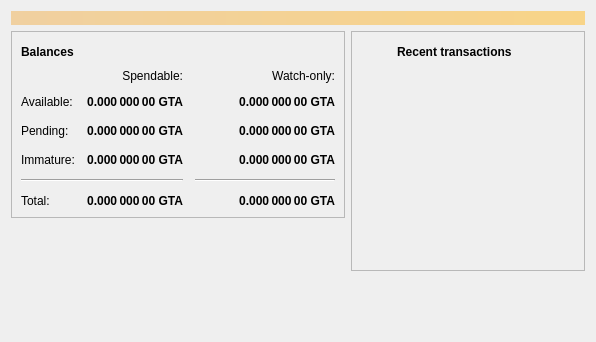
<?xml version="1.0" encoding="UTF-8"?>
<ui version="4.0">
 <class>OverviewPage</class>
 <widget class="QWidget" name="OverviewPage">
  <property name="geometry">
   <rect>
    <x>0</x>
    <y>0</y>
    <width>596</width>
    <height>342</height>
   </rect>
  </property>
  <property name="windowTitle">
   <string>Form</string>
  </property>
  <layout class="QVBoxLayout" name="topLayout">
   <item>
    <widget class="QLabel" name="labelAlerts">
     <property name="visible">
      <bool>false</bool>
     </property>
     <property name="styleSheet">
      <string notr="true">background-color: qlineargradient(x1: 0, y1: 0, x2: 1, y2: 0, stop:0 #F0D0A0, stop:1 #F8D488); color:#000000;</string>
     </property>
     <property name="wordWrap">
      <bool>true</bool>
     </property>
     <property name="margin">
      <number>3</number>
     </property>
    </widget>
   </item>
   <item>
    <layout class="QHBoxLayout" name="horizontalLayout" stretch="1,1">
     <item>
      <layout class="QVBoxLayout" name="verticalLayout_2">
       <item>
        <widget class="QFrame" name="frame">
         <property name="frameShape">
          <enum>QFrame::StyledPanel</enum>
         </property>
         <property name="frameShadow">
          <enum>QFrame::Raised</enum>
         </property>
         <layout class="QVBoxLayout" name="verticalLayout_4">
          <item>
           <layout class="QHBoxLayout" name="horizontalLayout_4">
            <item>
             <widget class="QLabel" name="label_5">
              <property name="font">
               <font>
                <weight>75</weight>
                <bold>true</bold>
               </font>
              </property>
              <property name="text">
               <string>Balances</string>
              </property>
             </widget>
            </item>
            <item>
             <widget class="QPushButton" name="labelWalletStatus">
              <property name="enabled">
               <bool>false</bool>
              </property>
              <property name="maximumSize">
               <size>
                <width>30</width>
                <height>16777215</height>
               </size>
              </property>
              <property name="toolTip">
               <string>The displayed information may be out of date. Your wallet automatically synchronizes with the Gtacoin network after a connection is established, but this process has not completed yet.</string>
              </property>
              <property name="text">
               <string/>
              </property>
              <property name="iconSize">
               <size>
                <width>24</width>
                <height>24</height>
               </size>
              </property>
              <property name="flat">
               <bool>true</bool>
              </property>
             </widget>
            </item>
            <item>
             <spacer name="horizontalSpacer_3">
              <property name="orientation">
               <enum>Qt::Horizontal</enum>
              </property>
              <property name="sizeHint" stdset="0">
               <size>
                <width>40</width>
                <height>20</height>
               </size>
              </property>
             </spacer>
            </item>
           </layout>
          </item>
          <item>
           <layout class="QGridLayout" name="gridLayout">
            <property name="spacing">
             <number>12</number>
            </property>
            <item row="2" column="2">
             <widget class="QLabel" name="labelWatchPending">
              <property name="font">
               <font>
                <weight>75</weight>
                <bold>true</bold>
               </font>
              </property>
              <property name="cursor">
               <cursorShape>IBeamCursor</cursorShape>
              </property>
              <property name="toolTip">
               <string>Unconfirmed transactions to watch-only addresses</string>
              </property>
              <property name="text">
               <string notr="true">0.000 000 00 GTA</string>
              </property>
              <property name="alignment">
               <set>Qt::AlignRight|Qt::AlignTrailing|Qt::AlignVCenter</set>
              </property>
              <property name="textInteractionFlags">
               <set>Qt::LinksAccessibleByMouse|Qt::TextSelectableByKeyboard|Qt::TextSelectableByMouse</set>
              </property>
             </widget>
            </item>
            <item row="2" column="1">
             <widget class="QLabel" name="labelUnconfirmed">
              <property name="font">
               <font>
                <weight>75</weight>
                <bold>true</bold>
               </font>
              </property>
              <property name="cursor">
               <cursorShape>IBeamCursor</cursorShape>
              </property>
              <property name="toolTip">
               <string>Total of transactions that have yet to be confirmed, and do not yet count toward the spendable balance</string>
              </property>
              <property name="text">
               <string notr="true">0.000 000 00 GTA</string>
              </property>
              <property name="alignment">
               <set>Qt::AlignRight|Qt::AlignTrailing|Qt::AlignVCenter</set>
              </property>
              <property name="textInteractionFlags">
               <set>Qt::LinksAccessibleByMouse|Qt::TextSelectableByKeyboard|Qt::TextSelectableByMouse</set>
              </property>
             </widget>
            </item>
            <item row="3" column="2">
             <widget class="QLabel" name="labelWatchImmature">
              <property name="font">
               <font>
                <weight>75</weight>
                <bold>true</bold>
               </font>
              </property>
              <property name="cursor">
               <cursorShape>IBeamCursor</cursorShape>
              </property>
              <property name="toolTip">
               <string>Mined balance in watch-only addresses that has not yet matured</string>
              </property>
              <property name="text">
               <string notr="true">0.000 000 00 GTA</string>
              </property>
              <property name="alignment">
               <set>Qt::AlignRight|Qt::AlignTrailing|Qt::AlignVCenter</set>
              </property>
              <property name="textInteractionFlags">
               <set>Qt::LinksAccessibleByMouse|Qt::TextSelectableByKeyboard|Qt::TextSelectableByMouse</set>
              </property>
             </widget>
            </item>
            <item row="4" column="0" colspan="2">
             <widget class="Line" name="line">
              <property name="orientation">
               <enum>Qt::Horizontal</enum>
              </property>
             </widget>
            </item>
            <item row="4" column="2">
             <widget class="Line" name="lineWatchBalance">
              <property name="sizePolicy">
               <sizepolicy hsizetype="Preferred" vsizetype="Fixed">
                <horstretch>0</horstretch>
                <verstretch>0</verstretch>
               </sizepolicy>
              </property>
              <property name="minimumSize">
               <size>
                <width>140</width>
                <height>0</height>
               </size>
              </property>
              <property name="orientation">
               <enum>Qt::Horizontal</enum>
              </property>
             </widget>
            </item>
            <item row="5" column="0">
             <widget class="QLabel" name="labelTotalText">
              <property name="text">
               <string>Total:</string>
              </property>
             </widget>
            </item>
            <item row="3" column="1">
             <widget class="QLabel" name="labelImmature">
              <property name="font">
               <font>
                <weight>75</weight>
                <bold>true</bold>
               </font>
              </property>
              <property name="cursor">
               <cursorShape>IBeamCursor</cursorShape>
              </property>
              <property name="toolTip">
               <string>Mined balance that has not yet matured</string>
              </property>
              <property name="text">
               <string notr="true">0.000 000 00 GTA</string>
              </property>
              <property name="alignment">
               <set>Qt::AlignRight|Qt::AlignTrailing|Qt::AlignVCenter</set>
              </property>
              <property name="textInteractionFlags">
               <set>Qt::LinksAccessibleByMouse|Qt::TextSelectableByKeyboard|Qt::TextSelectableByMouse</set>
              </property>
             </widget>
            </item>
            <item row="2" column="3">
             <spacer name="horizontalSpacer_2">
              <property name="orientation">
               <enum>Qt::Horizontal</enum>
              </property>
              <property name="sizeHint" stdset="0">
               <size>
                <width>40</width>
                <height>20</height>
               </size>
              </property>
             </spacer>
            </item>
            <item row="3" column="0">
             <widget class="QLabel" name="labelImmatureText">
              <property name="text">
               <string>Immature:</string>
              </property>
             </widget>
            </item>
            <item row="5" column="1">
             <widget class="QLabel" name="labelTotal">
              <property name="font">
               <font>
                <weight>75</weight>
                <bold>true</bold>
               </font>
              </property>
              <property name="cursor">
               <cursorShape>IBeamCursor</cursorShape>
              </property>
              <property name="toolTip">
               <string>Your current total balance</string>
              </property>
              <property name="text">
               <string notr="true">0.000 000 00 GTA</string>
              </property>
              <property name="alignment">
               <set>Qt::AlignRight|Qt::AlignTrailing|Qt::AlignVCenter</set>
              </property>
              <property name="textInteractionFlags">
               <set>Qt::LinksAccessibleByMouse|Qt::TextSelectableByKeyboard|Qt::TextSelectableByMouse</set>
              </property>
             </widget>
            </item>
            <item row="5" column="2">
             <widget class="QLabel" name="labelWatchTotal">
              <property name="font">
               <font>
                <weight>75</weight>
                <bold>true</bold>
               </font>
              </property>
              <property name="cursor">
               <cursorShape>IBeamCursor</cursorShape>
              </property>
              <property name="toolTip">
               <string>Current total balance in watch-only addresses</string>
              </property>
              <property name="text">
               <string notr="true">0.000 000 00 GTA</string>
              </property>
              <property name="alignment">
               <set>Qt::AlignRight|Qt::AlignTrailing|Qt::AlignVCenter</set>
              </property>
              <property name="textInteractionFlags">
               <set>Qt::LinksAccessibleByMouse|Qt::TextSelectableByKeyboard|Qt::TextSelectableByMouse</set>
              </property>
             </widget>
            </item>
            <item row="0" column="2">
             <widget class="QLabel" name="labelWatchonly">
              <property name="text">
               <string>Watch-only:</string>
              </property>
              <property name="alignment">
               <set>Qt::AlignRight|Qt::AlignTrailing|Qt::AlignVCenter</set>
              </property>
             </widget>
            </item>
            <item row="1" column="0">
             <widget class="QLabel" name="labelBalanceText">
              <property name="text">
               <string>Available:</string>
              </property>
             </widget>
            </item>
            <item row="1" column="1">
             <widget class="QLabel" name="labelBalance">
              <property name="font">
               <font>
                <weight>75</weight>
                <bold>true</bold>
               </font>
              </property>
              <property name="cursor">
               <cursorShape>IBeamCursor</cursorShape>
              </property>
              <property name="toolTip">
               <string>Your current spendable balance</string>
              </property>
              <property name="text">
               <string notr="true">0.000 000 00 GTA</string>
              </property>
              <property name="alignment">
               <set>Qt::AlignRight|Qt::AlignTrailing|Qt::AlignVCenter</set>
              </property>
              <property name="textInteractionFlags">
               <set>Qt::LinksAccessibleByMouse|Qt::TextSelectableByKeyboard|Qt::TextSelectableByMouse</set>
              </property>
             </widget>
            </item>
            <item row="1" column="2">
             <widget class="QLabel" name="labelWatchAvailable">
              <property name="font">
               <font>
                <weight>75</weight>
                <bold>true</bold>
               </font>
              </property>
              <property name="cursor">
               <cursorShape>IBeamCursor</cursorShape>
              </property>
              <property name="toolTip">
               <string>Your current balance in watch-only addresses</string>
              </property>
              <property name="text">
               <string notr="true">0.000 000 00 GTA</string>
              </property>
              <property name="alignment">
               <set>Qt::AlignRight|Qt::AlignTrailing|Qt::AlignVCenter</set>
              </property>
              <property name="textInteractionFlags">
               <set>Qt::LinksAccessibleByMouse|Qt::TextSelectableByKeyboard|Qt::TextSelectableByMouse</set>
              </property>
             </widget>
            </item>
            <item row="2" column="0">
             <widget class="QLabel" name="labelPendingText">
              <property name="text">
               <string>Pending:</string>
              </property>
             </widget>
            </item>
            <item row="0" column="1">
             <widget class="QLabel" name="labelSpendable">
              <property name="text">
               <string>Spendable:</string>
              </property>
              <property name="alignment">
               <set>Qt::AlignRight|Qt::AlignTrailing|Qt::AlignVCenter</set>
              </property>
             </widget>
            </item>
           </layout>
          </item>
         </layout>
        </widget>
       </item>
       <item>
        <spacer name="verticalSpacer">
         <property name="orientation">
          <enum>Qt::Vertical</enum>
         </property>
         <property name="sizeHint" stdset="0">
          <size>
           <width>20</width>
           <height>40</height>
          </size>
         </property>
        </spacer>
       </item>
      </layout>
     </item>
     <item>
      <layout class="QVBoxLayout" name="verticalLayout_3">
       <item>
        <widget class="QFrame" name="frame_2">
         <property name="frameShape">
          <enum>QFrame::StyledPanel</enum>
         </property>
         <property name="frameShadow">
          <enum>QFrame::Raised</enum>
         </property>
         <layout class="QVBoxLayout" name="verticalLayout">
          <item>
           <layout class="QHBoxLayout" name="horizontalLayout_2">
            <item>
             <widget class="QPushButton" name="labelTransactionsStatus">
              <property name="enabled">
               <bool>false</bool>
              </property>
              <property name="sizePolicy">
               <sizepolicy hsizetype="Minimum" vsizetype="Fixed">
                <horstretch>0</horstretch>
                <verstretch>0</verstretch>
               </sizepolicy>
              </property>
              <property name="maximumSize">
               <size>
                <width>30</width>
                <height>16777215</height>
               </size>
              </property>
              <property name="toolTip">
               <string>The displayed information may be out of date. Your wallet automatically synchronizes with the Gtacoin network after a connection is established, but this process has not completed yet.</string>
              </property>
              <property name="text">
               <string/>
              </property>
              <property name="iconSize">
               <size>
                <width>24</width>
                <height>24</height>
               </size>
              </property>
              <property name="flat">
               <bool>true</bool>
              </property>
             </widget>
            </item>
            <item>
             <widget class="QLabel" name="label_4">
              <property name="font">
               <font>
                <weight>75</weight>
                <bold>true</bold>
               </font>
              </property>
              <property name="text">
               <string>Recent transactions</string>
              </property>
             </widget>
            </item>
            <item>
             <spacer name="horizontalSpacer">
              <property name="orientation">
               <enum>Qt::Horizontal</enum>
              </property>
              <property name="sizeHint" stdset="0">
               <size>
                <width>40</width>
                <height>20</height>
               </size>
              </property>
             </spacer>
            </item>
           </layout>
          </item>
          <item>
           <widget class="QListView" name="listTransactions">
            <property name="styleSheet">
             <string notr="true">QListView { background: transparent; }</string>
            </property>
            <property name="frameShape">
             <enum>QFrame::NoFrame</enum>
            </property>
            <property name="verticalScrollBarPolicy">
             <enum>Qt::ScrollBarAlwaysOff</enum>
            </property>
            <property name="horizontalScrollBarPolicy">
             <enum>Qt::ScrollBarAlwaysOff</enum>
            </property>
            <property name="selectionMode">
             <enum>QAbstractItemView::NoSelection</enum>
            </property>
           </widget>
          </item>
         </layout>
        </widget>
       </item>
       <item>
        <spacer name="verticalSpacer_2">
         <property name="orientation">
          <enum>Qt::Vertical</enum>
         </property>
         <property name="sizeHint" stdset="0">
          <size>
           <width>20</width>
           <height>40</height>
          </size>
         </property>
        </spacer>
       </item>
      </layout>
     </item>
    </layout>
   </item>
  </layout>
 </widget>
 <resources/>
 <connections/>
</ui>
